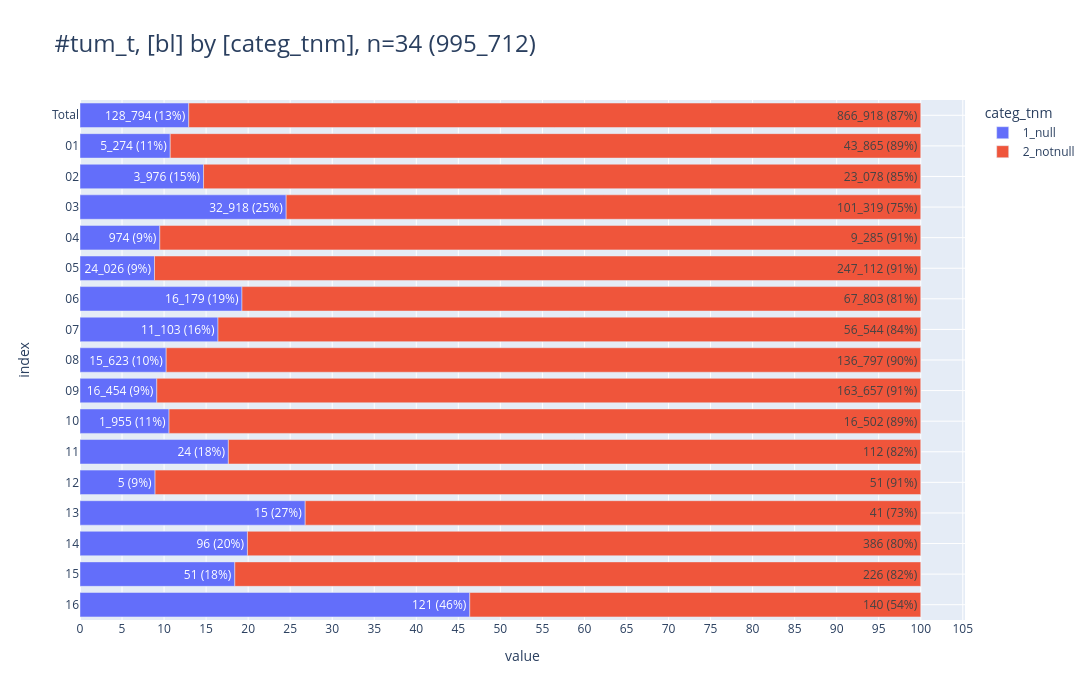

The notebook cell this image was saved under:
### Markdown cell above
#### <a id='toc1_5_7_1_'></a>[Grading 2](#toc0_)
- **Filter: DJ = 2020-2024, kein DCO, gradingrelevante ICD10+HISC**

### Code cell
FILTER = """
        DJ between 2020 and 2024
        and DCO = 2
        and (
        left(ICDGM10, 1) ='C' 
        and
            (
                right(left(ICDGM10,3), 2)::int8 between 00 and 33
                or right(left(ICDGM10,3), 2)::int8 between 50 and 57
                or right(left(ICDGM10,3), 2)::int8 between 63 and 68
                or right(left(ICDGM10,3), 2)::int8 = 60
            )
        and left(HISC,4)::int between 8010 and 8576
        and GKZbl::int between 1 and 16
        )
"""
db_grad=con.sql(query=f"""--sql
    with t1 as (
        select
            GKZbl as bl,
            case
                when GRAD is null then '1_null'
                else '2_notnull' end as categ_tnm,
        from Tumor4
        where True
        and {FILTER}
    )
    select * from t1
""")

# tbl.descr_db(db_grad, "db_grad")

hlp.print_filter(FILTER)
# print("Filter:", FILTER)

pls.plot_stacked_bars(
    db_grad.to_df().iloc[:,:2],
    relative=True,
    show_total=True,
    orientation="h",
    show_pct_bar=True,
    caption="tum_t",
    height=700,
    width=1600,
    # kkr_col="z_kkr_label"
)

### Figure 1 — Plotly figure (JSON) as saved in the notebook; plotly's stock layout.template omitted (floating-point values rounded to 4 significant figures)
{"data": [{"hovertemplate": "col=1_null<br>value=%{x}<br>index=%{y}<br>cnt_pct_bar_str=%{text}<extra></extra>", "legendgroup": "1_null", "marker": {"color": "#636EFA", "pattern": {"shape": ""}}, "name": "1_null", "orientation": "h", "showlegend": true, "text": ["128_794 (13%)", "5_274 (11%)", "3_976 (15%)", "32_918 (25%)", "974 (9%)", "24_026 (9%)", "16_179 (19%)", "11_103 (16%)", "15_623 (10%)", "16_454 (9%)", "1_955 (11%)", "24 (18%)", "5 (9%)", "15 (27%)", "96 (20%)", "51 (18%)", "121 (46%)"], "textposition": "auto", "type": "bar", "x": [128794, 5274, 3976, 32918, 974, 24026, 16179, 11103, 15623, 16454, 1955, 24, 5, 15, 96, 51, 121], "xaxis": "x", "y": [" Total", "01", "02", "03", "04", "05", "06", "07", "08", "09", "10", "11", "12", "13", "14", "15", "16"], "yaxis": "y"}, {"hovertemplate": "col=2_notnull<br>value=%{x}<br>index=%{y}<br>cnt_pct_bar_str=%{text}<extra></extra>", "legendgroup": "2_notnull", "marker": {"color": "#EF553B", "pattern": {"shape": ""}}, "name": "2_notnull", "orientation": "h", "showlegend": true, "text": ["866_918 (87%)", "43_865 (89%)", "23_078 (85%)", "101_319 (75%)", "9_285 (91%)", "247_112 (91%)", "67_803 (81%)", "56_544 (84%)", "136_797 (90%)", "163_657 (91%)", "16_502 (89%)", "112 (82%)", "51 (91%)", "41 (73%)", "386 (80%)", "226 (82%)", "140 (54%)"], "textposition": "auto", "type": "bar", "x": [866918, 43865, 23078, 101319, 9285, 247112, 67803, 56544, 136797, 163657, 16502, 112, 51, 41, 386, 226, 140], "xaxis": "x", "y": [" Total", "01", "02", "03", "04", "05", "06", "07", "08", "09", "10", "11", "12", "13", "14", "15", "16"], "yaxis": "y"}], "layout": {"barmode": "relative", "barnorm": "percent", "height": 700, "legend": {"title": {"text": "categ_tnm"}, "tracegroupgap": 0, "traceorder": "normal"}, "title": {"font": {"size": 24}, "text": "#tum_t, [bl] by [categ_tnm], n=34 (995_712)", "xanchor": "left", "y": 0.95, "yanchor": "top"}, "width": 1600, "xaxis": {"anchor": "y", "domain": [0, 1], "dtick": 5, "gridwidth": 1, "showgrid": true, "title": {"text": "value"}}, "yaxis": {"anchor": "x", "categoryarray": ["16", "15", "14", "13", "12", "11", "10", "09", "08", "07", "06", "05", "04", "03", "02", "01", " Total"], "categoryorder": "array", "domain": [0, 1], "gridwidth": 1, "showgrid": true, "title": {"text": "index"}}}}
